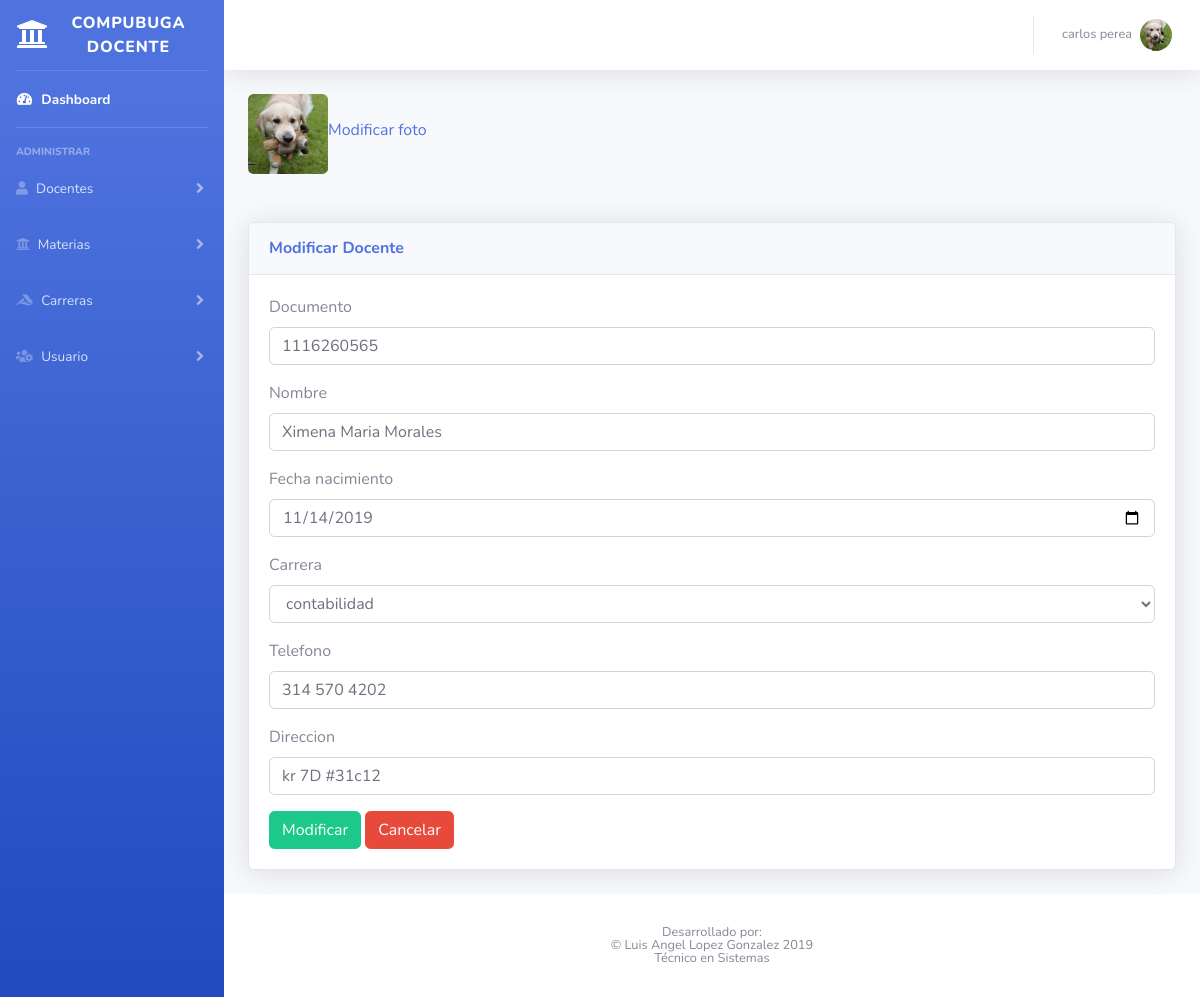
Page /docente/docenteModificarVista.php?id=11 (signed in) on the committed database.
### tables this page shows
CREATE TABLE `docentes` (
  `id` int(11) NOT NULL,
  `nombre` varchar(100) NOT NULL,
  `carrera` varchar(100) NOT NULL,
  `telefono` varchar(20) NOT NULL,
  `foto` varchar(500) NOT NULL,
  `documento` varchar(10) NOT NULL,
  `fecha` date NOT NULL,
  `direccion` varchar(50) NOT NULL
);

### docente/docenteModelo.php (called while the page is built, shortened)
<?php
include_once '../conexion.php';
class docenteModelo {
    function mostrar($id) {
        global $link;
        $consulta = "SELECT * FROM `docentes` WHERE id = $id";
        $query = mysqli_query($link, $consulta);
        return $query;
    }
}
?>

### carrera/carrerasModelo.php (called while the page is built, shortened)
<?php
include_once '../conexion.php';
class carrerasModelo {
    function mostrarTodos() {
        global $link;
        $consulta = "SELECT * FROM `carrera`";
        $query = mysqli_query($link, $consulta);
        return $query;
    }
}

### docente/docenteModificarVista.php (the view, shortened to what this page needs)
<?php
$id = filter_input(INPUT_GET, 'id');
include_once "docenteModelo.php";
$docenteModelo = new docenteModelo();
$result = $docenteModelo->mostrar($id);
while ($fila = mysqli_fetch_array($result)) {
    if ($fila != NULL) {
        $nombre = $fila['nombre'];
        $documento = $fila['documento'];
        $fecha = $fila['fecha'];
        $carrera = $fila['carrera'];
        $direccion = $fila['direccion'];
        $telefono = $fila['telefono'];
        $foto = $fila['foto'];
    }
}
?>
<!DOCTYPE html>
<html lang="en">
    <head>
        <link href="../vendor/fontawesome-free/css/all.min.css" rel="stylesheet" type="text/css">
        <link href="../css/sb-admin-2.min.css" rel="stylesheet">
    </head>
    <body id="page-top">
        <div id="wrapper">
            <?php
            include_once '../componets/menu.php';
            ?>
            <div id="content-wrapper" class="d-flex flex-column">
                <div id="content">
                    <?php
                    include_once '../componets/navBar.php';
                    ?>
                    <div class="container">
                        <div style="margin-bottom: 80px;">
                            <div class="form-group">
                                <img src="<?php echo $foto; ?>" class="rounded float-left" width="80" height="80" >
                                <br>
                                <a href="<?php echo 'modificarFotoDocenteVista.php?id='.$id; ?>">Modificar foto</a>
                                <br>
                            </div>
                        </div>
                        <div class="card shadow mb-4">
                            <div class="card-header py-3">
                                <h6 class="m-0 font-weight-bold text-primary">Modificar Docente</h6>
                            </div>
                            <div class="card-body">
                                <form action="docenteModificarControlador.php" method="post" enctype="multipart/form-data">
                                    <div class="form-group">
                                        <label for="">Documento</label>
                                        <input type="text" value="<?php echo $documento; ?>" class="form-control" name="documento" required="">
                                    </div>
                                    <div class="form-group">
                                        <label for="">Nombre</label>
                                        <input type="text" value="<?php echo $nombre; ?>" class="form-control" name="nombre" required="">
                                    </div>
                                    <div class="form-group">
                                        <label for="">Fecha nacimiento</label>
                                        <input type="date" value="<?php echo $fecha; ?>" class="form-control" name="fecha" required="">
                                    </div>
                                    <div class="form-group">
                                        <label for="">Carrera</label>
                                        <select class="form-control" name="carrera" >
                                            <?php
                                            include_once '../carrera/carrerasModelo.php';
                                            $carreraModelo = new carrerasModelo();
                                            $result = $carreraModelo->mostrarTodos();
                                            while ($fila = mysqli_fetch_array($result)) {
                                                if ($fila != NULL) {
                                                    if ($carrera == $fila['nombre']) {
                                                        echo '<option value="' . $fila['nombre'] . '" selected>' . $fila['nombre'] . '</option>';
                                                    } else {
                                                        echo '<option value="' . $fila['nombre'] . '">' . $fila['nombre'] . '</option>';
                                                    }
                                                }
                                            }
                                            ?>
                                        </select>
                                    </div>
                                    <div class="form-group">
                                        <label for="">Telefono</label>
                                        <input type="text" class="form-control" value="<?php echo $telefono; ?>" name="telefono" required="">
                                    </div>
                                    <div class="form-group">
                                        <label for="">Direccion</label>
                                        <input type="text" class="form-control" name="direccion" value="<?php echo $direccion; ?>" required="">
                                    </div>
                                    <button type="submit" class="btn btn-success">Modificar</button>
                                    <button type="reset" class="btn btn-danger">Cancelar</button>
                                </form>
                            </div>
                        </div>
                    </div>
                </div>
                <?php
                include_once '../componets/footer.php';
                ?>
            </div>
        </div>
    </body>
</html>

### rows in the picture
docentes: foto (picture), documento "1116260565", nombre "Ximena Maria Morales", fecha "11/14/2019", telefono "314 570 4202", direccion "kr 7D #31c12"

### other values in the picture
$_SESSION['nombreUsuario'] "carlos perea"
form field carrera "contabilidad"
